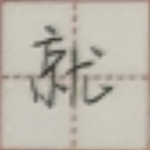
#> input picture 字体分割/data/dataset/01.png, 150 x 150 px; its folder holds only this picture in this run
$ python hhhhh.py
#> lines starting #> are read from the running program, lines starting #| are printed output that depends on the picture; after the words box and inside, x2 and y2 are one past the last pixel; in counts of white or black regions, pixels touching at a corner belong together
#> further down, img is the input picture: shape (150, 150, 3); mean B, G, R 172.2, 183, 188.3
import cv2
import os
import numpy as np
import math
dispose_dir = './data/dataset'  # 数据集文件夹
save_path = 'out'  # 输出文件夹
# [34 lines left out: function remove_red, not called in this run]
def Img1(src,area=40):
    num_labels, labels, stats, centroids = cv2.connectedComponentsWithStats(src, connectivity=8)
    img = np.zeros((src.shape[0], src.shape[1]), np.uint8)  # 创建个全0的黑背景
    for i in range(1, num_labels):
        mask = labels == i  # 这一步是通过labels确定区域位置，让labels信息赋给mask数组，再用mask数组做img数组的索引
        if stats[i][4] > area:  # 300是面积 可以随便调
            img[mask] = 255
            # 面积大于300的区域涂白留下，小于300的涂0抹去
        else:
            img[mask] = 0

    return img
def Crop(img):
    for i in range(0, img.shape[0]):
        for j in range(0, img.shape[1]):
            if i < 10 or j < 10 or i > img.shape[0] - 10 or j > img.shape[1] - 10:
                img[i][j] = 255
    return img

# [18 lines left out: function extract_red, not called in this run]
def high_reserve(img, ksize, sigm):
#> called with ksize = 5, sigm = 3
    img = img * 1.0
    gauss_out = cv2.GaussianBlur(img, (ksize, ksize), sigm)
    img_out = img - gauss_out + 128
    img_out = img_out / 255.0
    # 饱和处理
    mask_1 = img_out < 0
#> mask_1: shape (150, 150, 3) bool; every value is 0
    mask_2 = img_out > 1
    img_out = img_out * (1 - mask_1)
    img_out = img_out * (1 - mask_2) + mask_2
    return img_out


def usm(img, number):
#> called with number = 5
    blur_img = cv2.GaussianBlur(img, (0, 0), number)
    usm = cv2.addWeighted(img, 1.5, blur_img, -0.5, 0)

    return usm


def Overlay(target, blend):
    mask = blend < 0.5
    img = 2 * target * blend * mask + (1 - mask) * (1 - 2 * (1 - target) * (1 - blend))
    return img

import cv2
import numpy as np


for pic in os.listdir(dispose_dir):

    # #读取图像转化为hsv
    # img = cv2.imread(os.path.join(dispose_dir, pic))
    # hsv = cv2.cvtColor(img, cv2.COLOR_BGR2HSV)
    #
    # #将近似红色的点去掉
    #
    #
    # # thresh=[190,170,190,145,185,180,165,165,200,180,200,170,170,170,180,190,135,175,160,180,170,170,190,170,170]#len
    # # num=0
    #
    # # # 读取图片并二值化，并将图片resize为150
    # # img=cv2.imread(os.path.join(dispose_dir, pic), cv2.IMREAD_GRAYSCALE)
    # # img = cv2.GaussianBlur(img, (3, 3), 0)
    # # # clahe
    # # clahe = cv2.createCLAHE(clipLimit=3, tileGridSize=(10, 10))
    # # img = clahe.apply(img)
    #
    #
    # # otsu阈值分割
    # ret, img = cv2.threshold(hsv[:,:,2], 0, 255, cv2.THRESH_BINARY+cv2.THRESH_OTSU)
    # #去边框
    # for i in range(0, img.shape[0]):
    #     for j in range(0, img.shape[1]):
    #         if i < 10 or j < 10 or i > img.shape[0] - 10 or j > img.shape[1] - 10:
    #             img[i][j] = 255
    # img = cv2.bitwise_not(img)
    # img=Img1(img,30)
    # img = cv2.bitwise_not(img)
    # kernel_erode = cv2.getStructuringElement(cv2.MORPH_RECT, (3,3))  # 小的kernel用于腐蚀
    # kernel_dilate = cv2.getStructuringElement(cv2.MORPH_RECT, (4,4))  # 大的kernel用于膨胀
    # kernel_dilate1 = cv2.getStructuringElement(cv2.MORPH_RECT, (2,2))
    # kernel_erode1 = cv2.getStructuringElement(cv2.MORPH_RECT, (2,2))
    # img = cv2.dilate(img, kernel_dilate, iterations=1)  # 膨胀即腐蚀,在(5,5)的范围只要有一个像素为1，那么这个范围内的所有像素都为1
    #
    #
    # img = cv2.erode(img,kernel_erode,iterations=1)
    # img = cv2.bitwise_not(img)
    # img = Img1(img, 30)
    # img = cv2.bitwise_not(img)
    # # img = cv2.dilate(img, kernel_dilate1, iterations=1)
    # # img = cv2.erode(img,kernel_erode1,iterations=1)
    #
    #
    # cv2.imwrite(os.path.join(save_path, pic), img)  # 保存提交图片
    #
    # # #把img中为0的点提取出来
    # # img=cv2.bitwise_not(img)
    # # cv= cv2.findNonZero(img)
    # #
    # #
    # # # 计算这些点的重心
    # # M = cv2.moments(cv)
    # # cX = int(M["m10"] / M["m00"])
    # # cY = int(M["m01"] / M["m00"])
    # # # 找到edge中距离重心最远的点
    # # maxD = 0
    # # maxP = (0, 0)
    # # for i in range(len(cv)):
    # #     d = math.sqrt((cv[i][0][0] - cX) ** 2 + (cv[i][0][1] - cY) ** 2)
    # #     if d > maxD:
    # #         maxD = d
    # #         maxP = cv[i][0]
    # #     # if i==2:
    # #     #     print(maxP,cX,cY,maxD)
    # #
    # # img=cv2.bitwise_not(img)
    # # # 以重心为圆心，最远点为半径画圆
    # # cv2.circle(img, (cX, cY), int(maxD), (0, 0, 0), 2)
    # # cv2.circle(img, maxP, 1, (0, 0, 255), -1)
    # # cv2.circle(img, (cX, cY), 1, (0, 0, 255), -1)


    #边缘检测
    img = cv2.imread(os.path.join(dispose_dir, pic))
    img_gas = cv2.GaussianBlur(img, (3, 3), 1.5)

    high = high_reserve(img_gas, 5, 3)
    usm1 = usm(high, 5)
    adjusted_image = (Overlay(img_gas / 255, usm1) * 255).astype(np.uint8)

    # 2. 转换到HSV颜色空间
    hsv_image = cv2.cvtColor(img, cv2.COLOR_BGR2HSV)  # 转换颜色空间
#> hsv_image: shape (150, 150, 3); mean H, S, V 21.2, 22.2, 188.3

    # 3. 调整亮度
    target_brightness = 255  # 目标亮度值
    h, s, v = cv2.split(hsv_image)  # 分解HSV通道
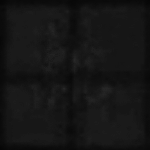
#> h: shape (150, 150); min 6, max 40, mean 21.2
    current_brightness = np.mean(v)  # 当前平均亮度
#> current_brightness = 188.3
    adjustment_factor = target_brightness / current_brightness  # 计算调整因子
#> adjustment_factor = 1.35
    v = np.clip(v * adjustment_factor, 0, 255).astype(np.uint8)  # 调整亮度
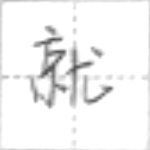
#> v: shape (150, 150); min 75, max 255, mean 243.2
    adjusted_hsv_image = cv2.merge((h, s, v))  # 重新组合HSV图像
#> adjusted_hsv_image: shape (150, 150, 3); mean H, S, V 21.2, 22.2, 243.2

    # 4.调整饱和度
    target_saturation = 1  # 目标饱和度值
    h, s, v = cv2.split(adjusted_hsv_image)  # 分解HSV通道
    current_saturation = np.mean(s)  # 当前平均饱和度
#> current_saturation = 22.24
    adjustment_factor = target_saturation / current_saturation  # 计算调整因子
#> adjustment_factor = 0.045
    s = np.clip(s * adjustment_factor, 0, 255).astype(np.uint8)  # 调整饱和度
    adjusted_hsv_image = cv2.merge((h, s, v))  # 重新组合HSV图像
#> adjusted_hsv_image: shape (150, 150, 3); mean H, S, V 21.2, 0.3, 243.2
    # # 4. 转换回BGR
    # adjusted_image = cv2.cvtColor(adjusted_hsv_image, cv2.COLOR_HSV2BGR)  # 转回BGR
    # # 转化为灰度图
    # adjusted_image = cv2.cvtColor(adjusted_image, cv2.COLOR_BGR2GRAY)
    # clane = cv2.createCLAHE(clipLimit=1.8, tileGridSize=(8, 8))
    # adjusted_image = clane.apply(adjusted_image)
    # otsu二值化
    ret, adjusted_image = cv2.threshold(adjusted_image[:,:,2], 0, 255, cv2.THRESH_BINARY + cv2.THRESH_OTSU)
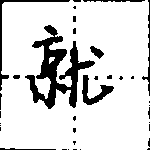
#> adjusted_image: shape (150, 150); 85.3% white; 35 black regions (26 under 20 px), largest, box (x1, y1, x2, y2) and area: (25, 25, 95, 109) 1942, (82, 75, 114, 105) 344, (0, 0, 70, 91) 341
#> ret = 164
    adjusted_image= cv2.bitwise_not(adjusted_image)
    adjusted_image = Img1(adjusted_image, 30)
#> in Img1, `num_labels, labels, stats, centroids = cv2.connectedComponentsWithStat..`:
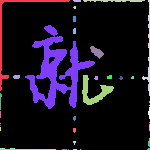
#> labels: shape (150, 150) int32; 36 distinct labels, from 0 to 35; one colour per label, 0 black
#> in Img1, `num_labels, labels, stats, centroids = cv2.connectedComponentsWithStat..`: num_labels = 36; stats = 36 rows, first 6: [0, 0, 150, 150, 19202], [0, 0, 70, 91, 341], [73, 0, 8, 2, 15], [83, 0, 62, 2, 98], [142, 0, 8, 96, 159], [73, 6, 3, 3, 7]; centroids = 36 pairs, first value 0 to 149, second value 0.367 to 149
    adjusted_image = cv2.bitwise_not(adjusted_image)
    adjusted_image=Crop(adjusted_image)
#> after the loop in Crop, `for i in range(0, img.shape[0]):`: img: shape (150, 150); 89.4% white; 3 black regions, box (x1, y1, x2, y2) and area: (25, 25, 95, 109) 1942, (82, 75, 114, 105) 344, (90, 46, 104, 59) 93
    # [4 lines of commented-out code are left out]
    kernel=np.ones((3,3),np.uint8)
    #闭操作
    adjusted_image=cv2.morphologyEx(adjusted_image, cv2.MORPH_CLOSE, kernel)
#> adjusted_image: shape (150, 150); 89.6% white; 4 black regions, box (x1, y1, x2, y2) and area: (27, 36, 94, 109) 1833, (82, 75, 113, 105) 339, (91, 46, 103, 58) 88, (45, 25, 57, 35) 83
    adjusted_image= cv2.bitwise_not(adjusted_image)
    adjusted_image = Img1(adjusted_image, 40)
#> call 2 of Img1, with area = 40
#> in Img1 (call 2), `num_labels, labels, stats, centroids = cv2.connectedComponentsWithStat..`:
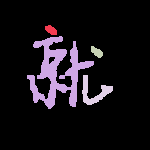
#> labels: shape (150, 150) int32; 5 distinct labels, from 0 to 4; one colour per label, 0 black
#> in Img1 (call 2), `num_labels, labels, stats, centroids = cv2.connectedComponentsWithStat..`: num_labels = 5; stats = [[0, 0, 150, 150, 20157], [45, 25, 12, 10, 83], [27, 36, 67, 73, 1833], [91, 46, 12, 12, 88], [82, 75, 31, 30, 339]]; centroids = [[75.78, 74.74], [50.66, 29.66], [56.88, 71.74], [96.41, 51.61], [93.96, 91.85]]
    adjusted_image = cv2.bitwise_not(adjusted_image)
    # kernel_erode1 = cv2.getStructuringElement(cv2.MORPH_RECT, (4, 4))  # 小的kernel用于腐蚀
    # kernel_dilate1 = cv2.getStructuringElement(cv2.MORPH_RECT, (4, 4))  # 大的kernel用于膨胀
    # kernel=np.ones((3,3),np.uint8)
    #闭操作
    adjusted_image=cv2.morphologyEx(adjusted_image, cv2.MORPH_CLOSE, kernel)
    # [6 lines of commented-out code are left out]
    img=adjusted_image
    cv2.imwrite(os.path.join(save_path, pic), adjusted_image)


    # [14 lines of commented-out code are left out]
    edge = cv2.Canny(img, 50, 150)
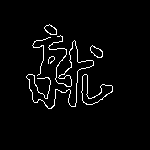
#> edge: shape (150, 150); 3.2% white in thin lines or dots, all inside (x1, y1, x2, y2) = (26, 24, 113, 109)
    #提取edge中不为0的点
    edge = cv2.findNonZero(edge)
#> edge = contour of 730 points, box (x1, y1, x2, y2) (26, 24, 113, 109), area 1017
    #计算这些点的凸包
    hull = cv2.convexHull(edge)
#> hull = contour of 22 points, box (x1, y1, x2, y2) (26, 24, 113, 109), area 5286
    #画出凸包最小外接圆
    (x, y), radius = cv2.minEnclosingCircle(hull)
#> x = 68.96; y = 68.04; radius = 48.78
    center = (int(x), int(y))
#> center = (68, 68)
    radius = int(radius)
#> radius = 48
    img = cv2.imread(os.path.join(save_path, pic))
    cv2.circle(img, center, radius, (0, 0, 0), 2)
#> img: shape (150, 150, 3); 85.6% white; 2 black regions, box (x1, y1, x2, y2) and area: (19, 19, 118, 118) 3142, (91, 46, 103, 58) 88
    cv2.imwrite(os.path.join(save_path, pic.split('.png')[0] + '-h.png'), img)  # 保存提交图片
    img = cv2.imread(os.path.join(save_path, pic))
    cv2.circle(img, center, radius, (0, 0, 0), -1)
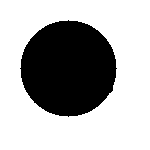
#> img: shape (150, 150, 3); 67.9% white; 1 black region, box (x1, y1, x2, y2) and area: (20, 20, 117, 117) 7220
    cv2.imwrite(os.path.join(save_path, pic.split('.png')[0] + '-c.png'), img)  # 保存提交图片


    img=cv2.bitwise_not(img)


#> (the run stopped early here; a loop or call above may not have finished)

$ run again, on 字体分割/data/dataset/05.png
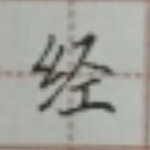
#> input picture 字体分割/data/dataset/05.png, 150 x 150 px
#> img is the input picture: shape (150, 150, 3); mean B, G, R 156.5, 163.1, 162.5
#> mask_1: shape (150, 150, 3) bool; every value is 0
#> hsv_image: shape (150, 150, 3); mean H, S, V 37.7, 13.8, 164.9
#> current_brightness = 164.9
#> `adjustment_factor = target_brightness / current_brightness`: adjustment_factor = 1.55
#> current_saturation = 13.76
#> `adjustment_factor = target_saturation / current_saturation`: adjustment_factor = 0.0727
#> ret = 130
#> in Img1, `num_labels, labels, stats, centroids = cv2.connectedComponentsWithStat..`:
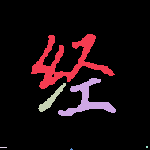
#> labels: shape (150, 150) int32; 7 distinct labels, from 0 to 6; one colour per label, 0 black
#> num_labels = 7; stats = [[0, 0, 150, 150, 20238], [31, 34, 84, 55, 1361], [58, 78, 58, 38, 680], [38, 83, 28, 29, 206], [0, 147, 7, 1, 7], [146, 146, 2, 2, 4], [70, 148, 3, 2, 4]]; centroids = [[74.91, 74.22], [66.13, 61.62], [86.5, 99.68], [50.81, 98.83], [3, 147], [146.5, 146.5], [71, 148.8]]
#> labels: shape (150, 150) int32; 4 distinct labels, from 0 to 3
#> `edge = cv2.findNonZero(edge)`: edge = contour of 727 points, box (x1, y1, x2, y2) (31, 33, 116, 116), area 848
#> hull = contour of 15 points, box (x1, y1, x2, y2) (31, 33, 116, 116), area 5766
#> `(x, y), radius = cv2.minEnclosingCircle(hull)`: x = 77.45; y = 77.21; radius = 51.19
#> center = (77, 77)
#> `radius = int(radius)`: radius = 51
#> `cv2.circle(img, center, radius, (0, 0, 0), -1)`:
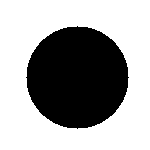
#> img: shape (150, 150, 3); 63.7% white; 1 black region, box (x1, y1, x2, y2) and area: (26, 26, 129, 129) 8173

$ run again, on 字体分割/data/dataset/06.png
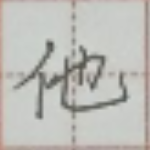
#> input picture 字体分割/data/dataset/06.png, 150 x 150 px
#> img is the input picture: shape (150, 150, 3); mean B, G, R 183.9, 188.7, 189.5
#> mask_1: shape (150, 150, 3) bool; every value is 0
#> hsv_image: shape (150, 150, 3); mean H, S, V 36.8, 10, 191.1
#> current_brightness = 191.1
#> `adjustment_factor = target_brightness / current_brightness`: adjustment_factor = 1.33
#> current_saturation = 10.02
#> `adjustment_factor = target_saturation / current_saturation`: adjustment_factor = 0.0998
#> `ret, adjusted_image = cv2.threshold(adjusted_image[:,:,2], 0, 255, cv2..`:
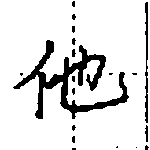
#> adjusted_image: shape (150, 150); 87.7% white; 19 black regions (14 under 20 px), largest, box (x1, y1, x2, y2) and area: (13, 40, 129, 119) 2252, (145, 2, 148, 123) 268, (145, 125, 148, 142) 37, (72, 49, 76, 57) 24, (72, 38, 76, 45) 20
#> ret = 161
#> labels: shape (150, 150) int32; 20 distinct labels, from 0 to 19
#> num_labels = 20; stats = 20 rows, first 6: [0, 0, 150, 150, 19728], [72, 1, 3, 6, 16], [145, 2, 3, 121, 268], [72, 14, 4, 6, 18], [72, 26, 3, 7, 19], [72, 38, 4, 7, 20]; centroids = 20 rows, first 8: [73.66, 73.78], [73.12, 3.5], [146.3, 61.97], [73.33, 16.5], [73, 28.68], [73.2, 40.95], [71.49, 81.35], [73.12, 52.67]
#> labels: shape (150, 150) int32; values 0 (black) and 1 (white), 9.9% white; 1 white region, box (x1, y1, x2, y2) and area: (14, 40, 128, 119) 2229
#> `edge = cv2.findNonZero(edge)`: edge = contour of 779 points, box (x1, y1, x2, y2) (13, 39, 128, 119), area 676
#> hull = contour of 17 points, box (x1, y1, x2, y2) (13, 39, 128, 119), area 6408
#> `(x, y), radius = cv2.minEnclosingCircle(hull)`: x = 70.12; y = 91.89; radius = 57.33
#> center = (70, 91)
#> `radius = int(radius)`: radius = 57
#> `cv2.circle(img, center, radius, (0, 0, 0), -1)`:
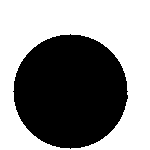
#> img: shape (150, 150, 3); 54.7% white; 1 black region, box (x1, y1, x2, y2) and area: (13, 34, 128, 149) 10193

$ run again, on 字体分割/data/dataset/07.png
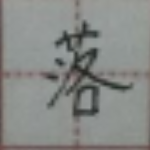
#> input picture 字体分割/data/dataset/07.png, 150 x 150 px
#> img is the input picture: shape (150, 150, 3); mean B, G, R 134.3, 137.3, 135.1
#> mask_1: shape (150, 150, 3) bool; every value is 0
#> hsv_image: shape (150, 150, 3); mean H, S, V 56.9, 11, 138.5
#> current_brightness = 138.5
#> `adjustment_factor = target_brightness / current_brightness`: adjustment_factor = 1.84
#> current_saturation = 11.02
#> `adjustment_factor = target_saturation / current_saturation`: adjustment_factor = 0.0907
#> ret = 115
#> labels: shape (150, 150) int32; 12 distinct labels, from 0 to 11
#> num_labels = 12; stats = [[1, 0, 149, 150, 19162], [0, 0, 150, 150, 736], [76, 2, 3, 3, 7], [76, 14, 3, 5, 14], [47, 20, 86, 101, 2355], [55, 58, 11, 9, 71], [6, 73, 3, 3, 7], [41, 72, 18, 10, 110], [110, 72, 5, 4, 13], [134, 72, 4, 4, 12], [124, 74, 1, 1, 1], [76, 129, 3, 5, 12]]; centroids = [[74.67, 73.11], [46.92, 117.2], [76.71, 3], [76.93, 15.86], [82.94, 73.06], [59.62, 61.93], [7.29, 74], [50.54, 75.88], [112.1, 73.62], [135.5, 73.5], [124, 74], [77.08, 130.8]]
#> labels: shape (150, 150) int32; 4 distinct labels, from 0 to 3
#> `edge = cv2.findNonZero(edge)`: edge = contour of 742 points, box (x1, y1, x2, y2) (42, 20, 133, 120), area 184
#> hull = contour of 17 points, box (x1, y1, x2, y2) (42, 20, 133, 120), area 5894
#> `(x, y), radius = cv2.minEnclosingCircle(hull)`: x = 83.62; y = 71.21; radius = 51.21
#> center = (83, 71)
#> `radius = int(radius)`: radius = 51
#> `cv2.circle(img, center, radius, (0, 0, 0), -1)`:
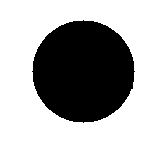
#> img: shape (150, 150, 3); 63.7% white; 1 black region, box (x1, y1, x2, y2) and area: (32, 20, 135, 123) 8176
